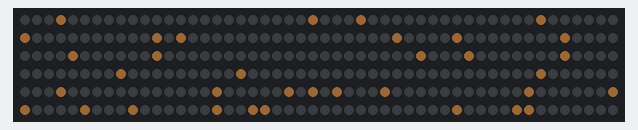
A sketch run on a simulated ESP32. On the bench: 300 RGB LEDs in strip order, left to right, continuing on the next row. Dim RGB values are drawn brighter than linear; random numbers use the default seed unless the sketch sets one.

Above: at 0.16 s.
At 5.07 s:
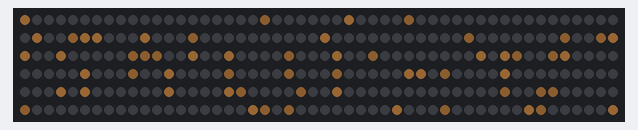
At 10.09 s:
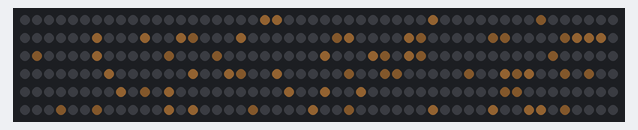
At 20.01 s:
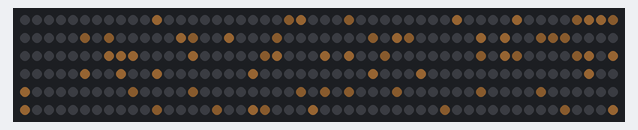
At 29.94 s:
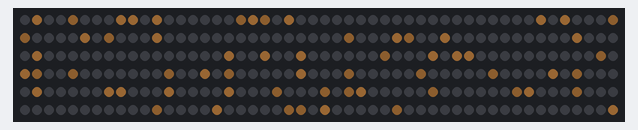
At 39.86 s:
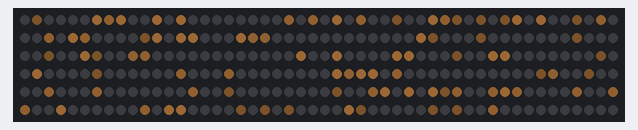

The sketch:

Random.ino
```cpp
#include <FastLED.h>

#define NUM_LEDS 300
#define LED_TYPE WS2812B
#define COLOR_ORDER GRB //Might need to change to GRB
#define DATA_PIN 25 //Also up to change
#define RED 0
#define GREEN 1
#define BLUE 2
#define NUM_LIGHTS 35
#define INTERVAL 4
#define DELAY 100


CRGB leds[NUM_LEDS];
CRGB color_array[156];
int timer = 0;
int color = 0;
int jump = 1;
int dly = 10;
int i = 0;
int p1 = 0;
int p2 = 20;
int space = 2;
int colors[10][3];
int next = INTERVAL;

class Light{
  public:
  int adress;
  int brightness = 0;
  void dec_pixel(){
      if (brightness > 0){
//        Serial.println("HHHHHHHHHHHHHHHHHHHHHHH");
//        Serial.println(brightness);
        brightness--;
        leds[adress] = CRGB(3*brightness,2*brightness,brightness);
      }
    }
};

uint8_t state;
Light lights[NUM_LEDS];
int val;
int k;
int LA[NUM_LIGHTS];
void setup() {
  // put your setup code here, to run once:
  FastLED.addLeds<LED_TYPE, DATA_PIN, COLOR_ORDER>(leds, NUM_LEDS);
  FastLED.setBrightness(255);
  Serial.begin(115200);
  for (int i = 0; i<256; i+=5){
    color_array[k] = CRGB(i,255-i,0);
    k++;
  }
  for (int i = 0; i<256; i+=5){
    color_array[k] = CRGB(255-i,0,i);
    k++;
  }
  for (int i = 0; i<256; i+=5){
    color_array[k] = CRGB(0,i,255-i);
    k++;
  }
  for (int i = 0; i < NUM_LEDS; i++){
    lights[i].adress = i;
  }
}

void loop() {
  // put your main code here, to run repeatedly:
  for (int i = 0; i < NUM_LEDS; i++){
    lights[i].dec_pixel();
  }
  if (timer % next == 0){
    for (int i = 0; i < NUM_LIGHTS; i++){
      lights[random16(NUM_LEDS)].brightness = 10;
    }
  }
  FastLED.show();
  timer++;
  delay(DELAY);
}
```
